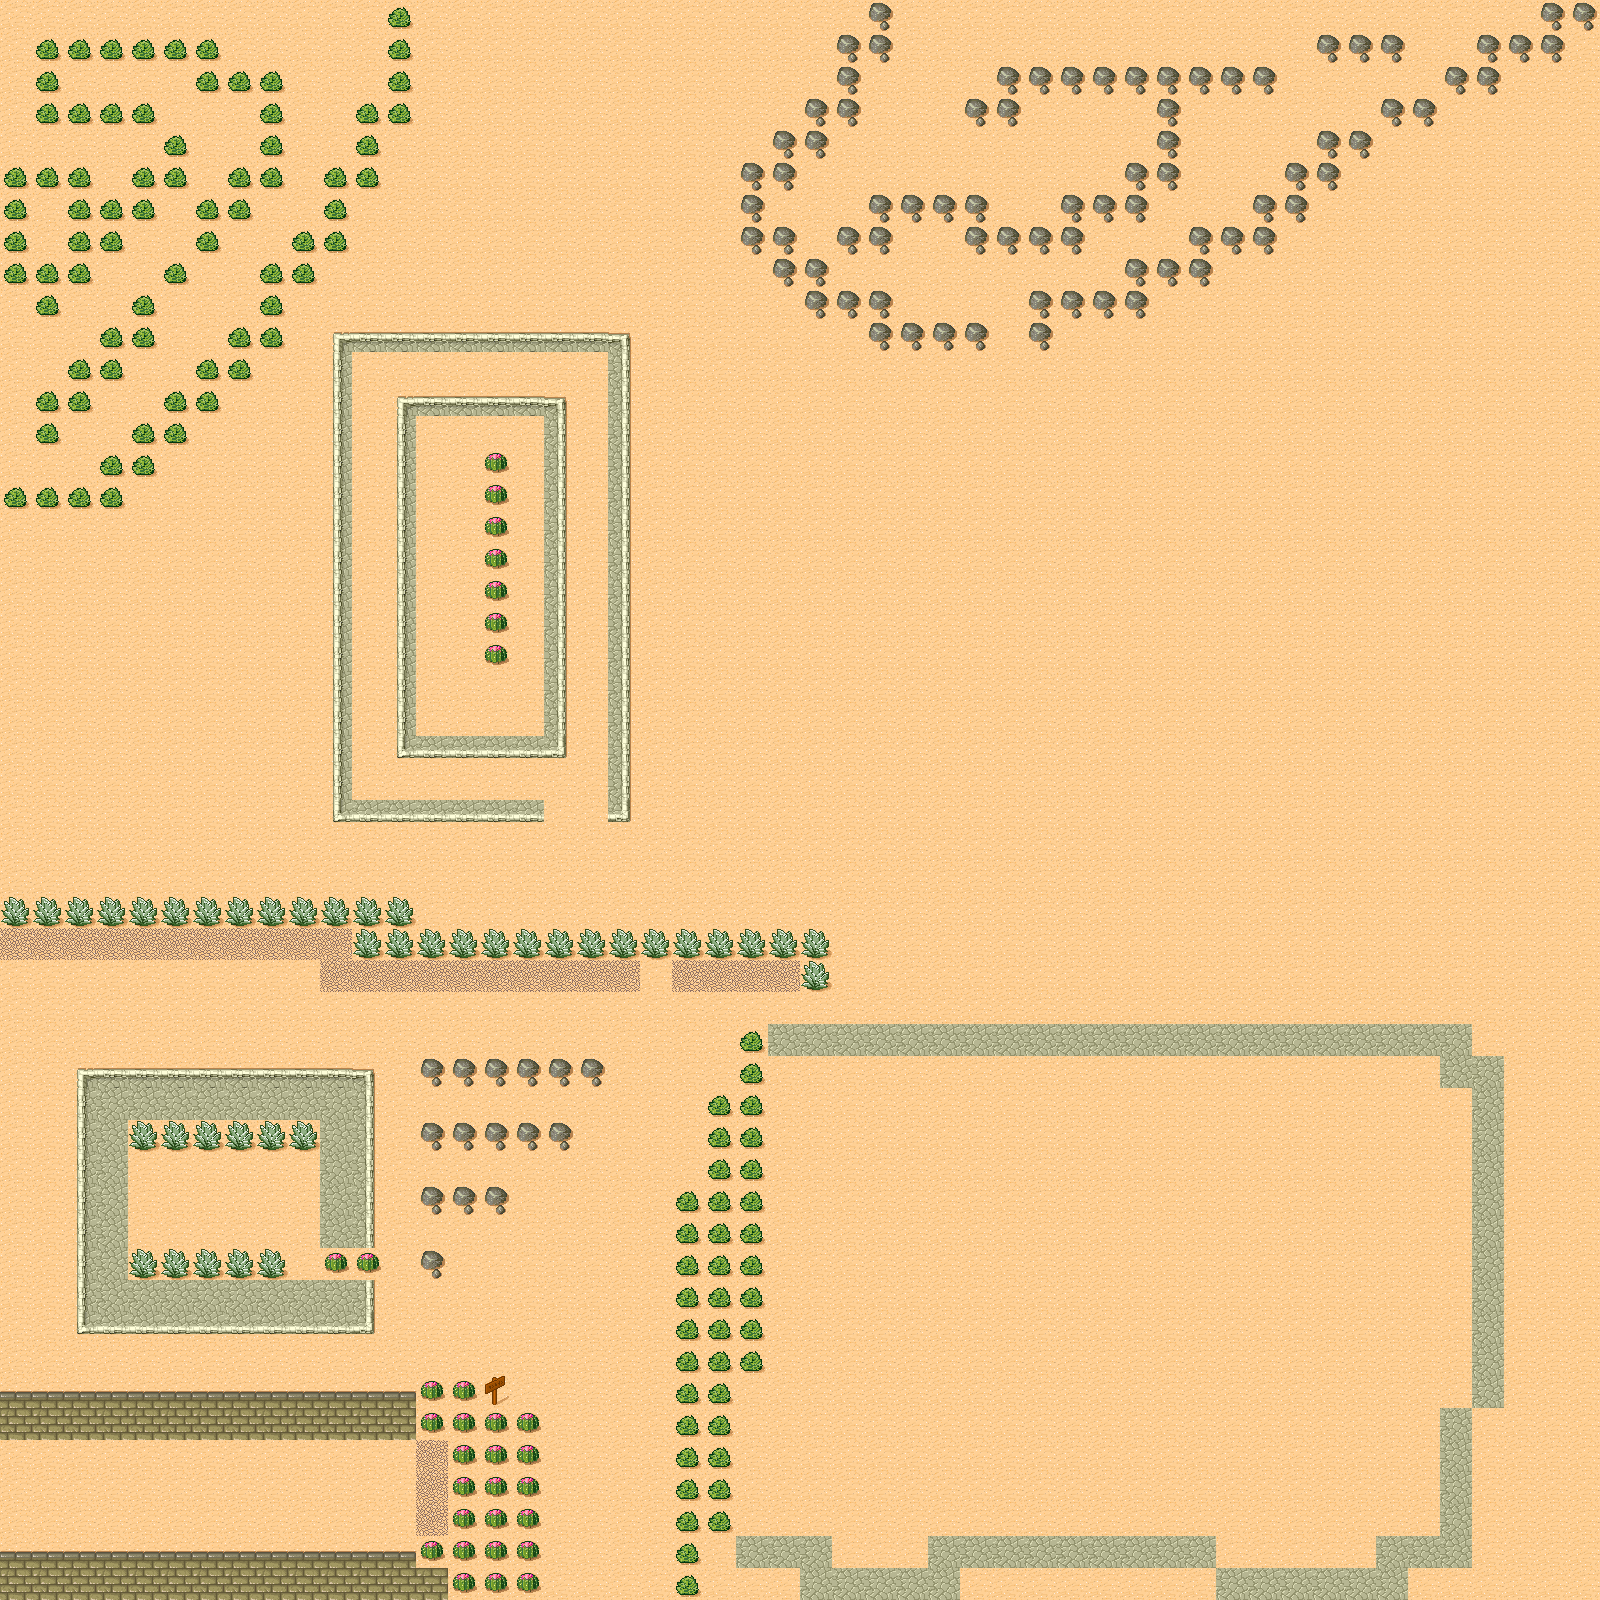

Below is a game level as drawn by its tile map, then a one-line description and the .tmx that defines it (tile-layer data replaced by summaries):
An orthogonal 50x50 tile map with 32x32 px tiles, 3 tile layers (mask, background, foreground), 2 tilesets and 2 objects (playerPoint, catcherPoint).

<map version="1.0" orientation="orthogonal" width="50" height="50" tilewidth="32" tileheight="32">
 <tileset firstgid="1" name="tmw_desert_spacing" tilewidth="32" tileheight="32" spacing="1" margin="1">
  <image source="tmw_desert_spacing.png" width="265" height="199" />
 </tileset>
 <tileset firstgid="49" name="meta_tiles" tilewidth="32" tileheight="32" spacing="1" margin="1">
  <image source="meta_tiles.png" width="67" height="34" />
  <tile id="0">
   <properties>
    <property name="obstacles" value="true" />
   </properties>
  </tile>
  <tile id="1">
   <properties>
    <property name="eat" value="can" />
   </properties>
  </tile>
 </tileset>
 <layer name="mask" width="50" height="50">
  <data>[2500 cells, 74 non-empty, 2 distinct tile ids]</data>
 </layer>
 <layer name="background" width="50" height="50">
  <data>[2500 cells, 2500 non-empty, 18 distinct tile ids]</data>
 </layer>
 <objectgroup name="objects" width="50" height="50">
  <object name="playerPoint" x="47" y="1488" />
  <object name="catcherPoint" x="430" y="1232" />
 </objectgroup>
 <layer name="foreground" width="50" height="50">
  <data>[2500 cells, 21 non-empty, 1 distinct tile ids]</data>
 </layer>
</map>
